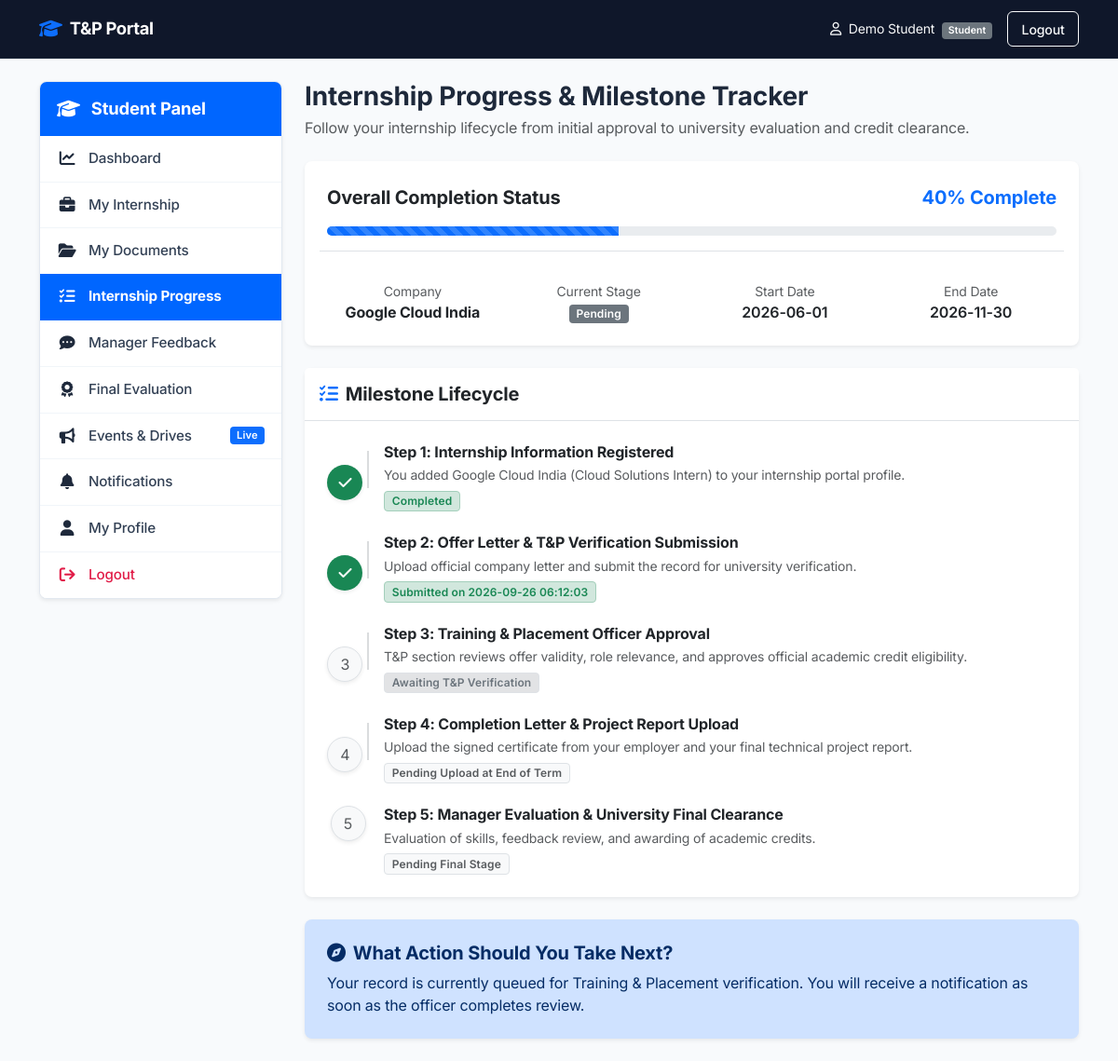
Screenshot of /student/progress (signed in) with the database file from the repository.
### tables this page shows
CREATE TABLE internships (
            id INTEGER PRIMARY KEY AUTOINCREMENT,
            student_id INTEGER NOT NULL,
            submission_status TEXT NOT NULL DEFAULT 'Draft'
                CHECK(submission_status IN ('Draft', 'Submitted')),
            
            company_name TEXT NOT NULL,
            company_location TEXT,
            company_website TEXT,
            role TEXT,
            start_date TEXT,
            end_date TEXT,
            internship_type TEXT,
            stipend TEXT,
            mode TEXT,
            domain TEXT,
            
            manager_id INTEGER,
            manager_name TEXT,
            manager_email TEXT,

            letter_status TEXT NOT NULL DEFAULT 'Pending'
                CHECK(letter_status IN ('Pending', 'Submitted')),
            letter_filename TEXT,

            completion_filename TEXT,
            completion_status TEXT NOT NULL DEFAULT 'Not Uploaded'
                CHECK(completion_status IN ('Not Uploaded', 'Uploaded')),
            report_filename TEXT,
            report_status TEXT NOT NULL DEFAULT 'Not Uploaded'
                CHECK(report_status IN ('Not Uploaded', 'Uploaded')),

            manager_feedback TEXT,
            feedback_rating INTEGER CHECK(feedback_rating BETWEEN 1 AND 5),
            tech_skills INTEGER CHECK(tech_skills BETWEEN 1 AND 5),
            communication INTEGER CHECK(communication BETWEEN 1 AND 5),
            teamwork INTEGER CHECK(teamwork BETWEEN 1 AND 5),
            problem_solving INTEGER CHECK(problem_solving BETWEEN 1 AND 5),
            professionalism INTEGER CHECK(professionalism BETWEEN 1 AND 5),
            strengths TEXT,
            improvements TEXT,

            review_status TEXT NOT NULL DEFAULT 'Pending'
                CHECK(review_status IN ('Pending', 'Under Review', 'Approved', 'Rejected', 'Correction Required', 'Ongoing', 'Completed')),
            
            admin_remarks TEXT,

            submitted_at TIMESTAMP DEFAULT CURRENT_TIMESTAMP,
            FOREIGN KEY (student_id) REFERENCES users(id) ON DELETE CASCADE,
            FOREIGN KEY (manager_id) REFERENCES users(id) ON DELETE SET NULL
        );

### app.py (the view)
@app.route('/student/progress')
@login_required
def student_progress():
    if session.get('role') != 'student':
        return redirect(url_for('admin_dashboard'))
    conn = get_db_connection()
    internship = conn.execute(
        'SELECT * FROM internships WHERE student_id = ? ORDER BY submitted_at DESC LIMIT 1',
        (session['user_id'],)
    ).fetchone()
    conn.close()
    return render_template('student_progress.html', internship=internship)

### app.py (called while the page is built)
def login_required(f):
    @wraps(f)
    def wrapper(*args, **kwargs):
        if 'user_id' not in session:
            flash('Please log in first.', 'warning')
            return redirect(url_for('login'))
        return f(*args, **kwargs)
    return wrapper

### database.py (called while the page is built)
def get_db_connection():
    conn = sqlite3.connect(DB_PATH)
    conn.row_factory = sqlite3.Row
    conn.execute("PRAGMA foreign_keys = ON")
    return conn

### templates/student_progress.html (shortened to what this page needs)
{% extends "student_base.html" %}
{% block student_content %}
<div class="mb-4">
    <h3 class="fw-bold mb-1">Internship Progress & Milestone Tracker</h3>
    <p class="text-muted mb-0">Follow your internship lifecycle from initial approval to university evaluation and credit clearance.</p>
</div>
{% if not internship %}
<div class="alert alert-info">
    <i class="fa-solid fa-circle-info me-2"></i> No active internship registered. <a href="{{ url_for('student_internship') }}" class="alert-link">Register your internship</a> to begin tracking progress.
</div>
{% else %}
<div class="card shadow-sm border-0 mb-4">
    <div class="card-body p-4">
        <div class="d-flex justify-content-between align-items-center mb-3">
            <h5 class="fw-bold mb-0">Overall Completion Status</h5>
            {% set pct = 20 %}
            {% if internship.submission_status == 'Submitted' %}{% set pct = 40 %}{% endif %}
            {% if internship.review_status in ['Approved', 'Ongoing', 'Completed'] %}{% set pct = 60 %}{% endif %}
            {% if internship.completion_status == 'Uploaded' %}{% set pct = 80 %}{% endif %}
            {% if internship.review_status == 'Completed' %}{% set pct = 100 %}{% endif %}
            <span class="fs-5 fw-bold text-primary">{{ pct }}% Complete</span>
        </div>
        <div class="progress" style="height: 10px;">
            <div class="progress-bar progress-bar-striped progress-bar-animated bg-primary" role="progressbar" style="width: {{ pct }}%;"></div>
        </div>
        <div class="row g-3 mt-3 pt-3 border-top text-center">
            <div class="col-sm-3">
                <small class="text-muted d-block">Company</small>
                <span class="fw-bold">{{ internship.company_name }}</span>
            </div>
            <div class="col-sm-3">
                <small class="text-muted d-block">Current Stage</small>
                <span class="badge {% if internship.review_status == 'Completed' %}bg-success{% elif internship.review_status == 'Ongoing' %}bg-info text-dark{% elif internship.review_status == 'Approved' %}bg-primary{% elif internship.review_status == 'Correction Required' %}bg-warning text-dark{% else %}bg-secondary{% endif %}">
                    {{ internship.review_status }}
                </span>
            </div>
            <div class="col-sm-3">
                <small class="text-muted d-block">Start Date</small>
                <span class="fw-semibold">{{ internship.start_date or 'TBD' }}</span>
            </div>
            <div class="col-sm-3">
                <small class="text-muted d-block">End Date</small>
                <span class="fw-semibold">{{ internship.end_date or 'TBD' }}</span>
            </div>
        </div>
    </div>
</div>
<div class="card shadow-sm border-0 mb-4">
    <div class="card-header bg-white py-3 border-bottom">
        <h5 class="fw-bold mb-0"><i class="fa-solid fa-list-check text-primary me-2"></i>Milestone Lifecycle</h5>
    </div>
    <div class="card-body p-4">
        <div class="d-flex mb-4">
            <div class="me-3 text-center" style="width: 45px;">
                <span class="rounded-circle bg-success text-white d-inline-flex align-items-center justify-content-center shadow-sm" style="width: 38px; height: 38px;">
                    <i class="fa-solid fa-check"></i>
                </span>
                <div class="vr bg-secondary opacity-25 mt-2" style="height: 40px; width: 2px;"></div>
            </div>
            <div>
                <h6 class="fw-bold mb-1">Step 1: Internship Information Registered</h6>
                <p class="text-muted small mb-1">You added {{ internship.company_name }} ({{ internship.role }}) to your internship portal profile.</p>
                <span class="badge bg-success-subtle text-success border border-success-subtle">Completed</span>
            </div>
        </div>
        <div class="d-flex mb-4">
            <div class="me-3 text-center" style="width: 45px;">
                {% if internship.submission_status == 'Submitted' %}
                    <span class="rounded-circle bg-success text-white d-inline-flex align-items-center justify-content-center shadow-sm" style="width: 38px; height: 38px;"><i class="fa-solid fa-check"></i></span>
                {% else %}
                    <span class="rounded-circle bg-primary text-white d-inline-flex align-items-center justify-content-center shadow-sm" style="width: 38px; height: 38px;">2</span>
                {% endif %}
                <div class="vr bg-secondary opacity-25 mt-2" style="height: 40px; width: 2px;"></div>
            </div>
            <div>
                <h6 class="fw-bold mb-1">Step 2: Offer Letter & T&P Verification Submission</h6>
                <p class="text-muted small mb-1">Upload official company letter and submit the record for university verification.</p>
                {% if internship.submission_status == 'Submitted' %}
                    <span class="badge bg-success-subtle text-success border border-success-subtle">Submitted on {{ internship.submitted_at }}</span>
                {% else %}
                    <span class="badge bg-warning-subtle text-warning border border-warning-subtle">Action Required: Submit for Verification</span>
                {% endif %}
            </div>
        </div>
        <div class="d-flex mb-4">
            <div class="me-3 text-center" style="width: 45px;">
                {% if internship.review_status in ['Approved', 'Ongoing', 'Completed'] %}
                    <span class="rounded-circle bg-success text-white d-inline-flex align-items-center justify-content-center shadow-sm" style="width: 38px; height: 38px;"><i class="fa-solid fa-check"></i></span>
                {% elif internship.review_status == 'Correction Required' %}
                    <span class="rounded-circle bg-warning text-dark d-inline-flex align-items-center justify-content-center shadow-sm" style="width: 38px; height: 38px;"><i class="fa-solid fa-exclamation"></i></span>
                {% else %}
                    <span class="rounded-circle bg-light border text-muted d-inline-flex align-items-center justify-content-center shadow-sm" style="width: 38px; height: 38px;">3</span>
                {% endif %}
                <div class="vr bg-secondary opacity-25 mt-2" style="height: 40px; width: 2px;"></div>
            </div>
            <div>
                <h6 class="fw-bold mb-1">Step 3: Training & Placement Officer Approval</h6>
                <p class="text-muted small mb-1">T&P section reviews offer validity, role relevance, and approves official academic credit eligibility.</p>
                {% if internship.review_status in ['Approved', 'Ongoing', 'Completed'] %}
                    <span class="badge bg-success-subtle text-success border border-success-subtle">Approved</span>
                {% elif internship.review_status == 'Correction Required' %}
                    <span class="badge bg-warning text-dark">Correction Required: {{ internship.admin_remarks }}</span>
                {% else %}
                    <span class="badge bg-secondary-subtle text-secondary border">Awaiting T&P Verification</span>
                {% endif %}
            </div>
        </div>
        <div class="d-flex mb-4">
            <div class="me-3 text-center" style="width: 45px;">
                {% if internship.completion_status == 'Uploaded' and internship.report_status == 'Uploaded' %}
                    <span class="rounded-circle bg-success text-white d-inline-flex align-items-center justify-content-center shadow-sm" style="width: 38px; height: 38px;"><i class="fa-solid fa-check"></i></span>
                {% elif internship.completion_status == 'Uploaded' %}
                    <span class="rounded-circle bg-info text-white d-inline-flex align-items-center justify-content-center shadow-sm" style="width: 38px; height: 38px;"><i class="fa-solid fa-half-stroke"></i></span>
                {% else %}
                    <span class="rounded-circle bg-light border text-muted d-inline-flex align-items-center justify-content-center shadow-sm" style="width: 38px; height: 38px;">4</span>
                {% endif %}
                <div class="vr bg-secondary opacity-25 mt-2" style="height: 40px; width: 2px;"></div>
            </div>
            <div>
                <h6 class="fw-bold mb-1">Step 4: Completion Letter & Project Report Upload</h6>
                <p class="text-muted small mb-1">Upload the signed certificate from your employer and your final technical project report.</p>
                {% if internship.completion_status == 'Uploaded' and internship.report_status == 'Uploaded' %}
                    <span class="badge bg-success-subtle text-success border border-success-subtle">All Completion Documents Uploaded</span>
                {% elif internship.completion_status == 'Uploaded' %}
                    <span class="badge bg-info-subtle text-info border border-info-subtle">Completion Letter Uploaded (Report Pending)</span>
                {% else %}
                    <span class="badge bg-light text-muted border">Pending Upload at End of Term</span>
                {% endif %}
            </div>
        </div>
        <div class="d-flex">
            <div class="me-3 text-center" style="width: 45px;">
                {% if internship.review_status == 'Completed' %}
                    <span class="rounded-circle bg-success text-white d-inline-flex align-items-center justify-content-center shadow-sm" style="width: 38px; height: 38px;"><i class="fa-solid fa-award"></i></span>
                {% else %}
                    <span class="rounded-circle bg-light border text-muted d-inline-flex align-items-center justify-content-center shadow-sm" style="width: 38px; height: 38px;">5</span>
                {% endif %}
            </div>
            <div>
                <h6 class="fw-bold mb-1">Step 5: Manager Evaluation & University Final Clearance</h6>
                <p class="text-muted small mb-1">Evaluation of skills, feedback review, and awarding of academic credits.</p>
                {% if internship.review_status == 'Completed' %}
                    <span class="badge bg-success-subtle text-success border border-success-subtle">Internship Completed & Certified</span>
                {% else %}
                    <span class="badge bg-light text-muted border">Pending Final Stage</span>
                {% endif %}
            </div>
        </div>
    </div>
</div>
<div class="card shadow-sm border-0 bg-primary-subtle text-primary-emphasis">
    <div class="card-body p-4">
        <h5 class="fw-bold mb-2"><i class="fa-solid fa-compass me-2"></i>What Action Should You Take Next?</h5>
        {% if internship.submission_status == 'Draft' %}
            <p class="mb-2">Your internship details are saved as a draft. Please attach your offer letter and click "Submit for T&P Verification".</p>
            <a href="{{ url_for('student_internship') }}" class="btn btn-primary btn-sm">Submit to T&P Now &rarr;</a>
        {% elif internship.review_status == 'Correction Required' %}
            <p class="mb-2">The T&P Officer requested modifications: <em>"{{ internship.admin_remarks }}"</em></p>
            <a href="{{ url_for('student_internship', edit='1') }}" class="btn btn-warning btn-sm">Edit Details & Resubmit &rarr;</a>
        {% elif internship.review_status == 'Pending' %}
            <p class="mb-0">Your record is currently queued for Training & Placement verification. You will receive a notification as soon as the officer completes review.</p>
        {% elif internship.completion_status != 'Uploaded' %}
            <p class="mb-2">Your internship is approved! Once your tenure ends, upload your employer completion certificate to trigger final evaluation.</p>
            <a href="{{ url_for('student_documents') }}" class="btn btn-primary btn-sm">Upload Completion Certificate &rarr;</a>
        {% elif not internship.feedback_rating %}
            <p class="mb-0">Documents submitted. Awaiting manager / T&P officer evaluation and final rating.</p>
        {% else %}
            <p class="mb-2">All stages completed! You can download your official Internship Clearance & Evaluation summary.</p>
            <a href="{{ url_for('student_completion') }}" class="btn btn-success btn-sm">View Final Evaluation & Certificate &rarr;</a>
        {% endif %}
    </div>
</div>
{% endif %}
{% endblock %}

### static/css/style.css (style rules this page uses)
:root { --primary-color: #0066ff; --primary-hover: #0052cc; --text-main: #1e293b; --text-muted: #64748b; --border-color: #e2e8f0; --bg-page: #f8fafc; --card-bg: #ffffff; }
body { background-color: var(--bg-page); font-family: 'Inter', -apple-system, BlinkMacSystemFont, "Segoe UI", Roboto, sans-serif; color: var(--text-main); letter-spacing: -0.01em; }
.card { background: var(--card-bg); border: 1px solid var(--border-color); border-radius: 8px; box-shadow: 0 1px 3px rgba(0, 0, 0, 0.03); transition: transform 0.15s ease, box-shadow 0.15s ease; }
.badge { border-radius: 4px; font-weight: 600; letter-spacing: 0.01em; }

### rows the page displays
internships: company_name "Google Cloud India", review_status "Pending", start_date "2026-06-01", end_date "2026-11-30", role "Cloud Solutions Intern", submitted_at "2026-09-26 06:12:03"

### other values shown
{{ session.full_name }} "Demo Student"
{{ session.role|capitalize }} "Student"
{{ pct }} "40"
